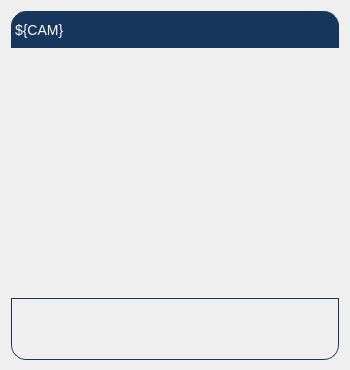
<?xml version="1.0" encoding="UTF-8"?>
<ui version="4.0">
 <class>Form</class>
 <widget class="QWidget" name="Form">
  <property name="geometry">
   <rect>
    <x>0</x>
    <y>0</y>
    <width>350</width>
    <height>370</height>
   </rect>
  </property>
  <property name="minimumSize">
   <size>
    <width>350</width>
    <height>370</height>
   </size>
  </property>
  <property name="windowTitle">
   <string>Form</string>
  </property>
  <layout class="QVBoxLayout" name="verticalLayout">
   <item>
    <layout class="QVBoxLayout" name="verticalLayout_2">
     <property name="spacing">
      <number>0</number>
     </property>
     <item>
      <widget class="PyDMLabel" name="PyDMLabel">
       <property name="toolTip">
        <string/>
       </property>
       <property name="styleSheet">
        <string notr="true">QLabel {
    qproperty-alignment: AlignCenter;
    border: 1px solid #FF17365D;
    border-top-left-radius: 15px;
    border-top-right-radius: 15px;
    background-color: #FF17365D;
    padding: 5px 0px;
    color: rgb(255, 255, 255);
    max-height: 25px;
    font-size: 14px;
}</string>
       </property>
       <property name="text">
        <string>${CAM}</string>
       </property>
      </widget>
     </item>
     <item>
      <widget class="PyDMImageView" name="PyDMImageView">
       <property name="toolTip">
        <string/>
       </property>
       <property name="imageChannel" stdset="0">
        <string>ca://${CAM}:image1:ArrayData</string>
       </property>
       <property name="widthChannel" stdset="0">
        <string>ca://${CAM}:image1:ArraySize1_RBV</string>
       </property>
       <property name="maxRedrawRate" stdset="0">
        <number>5</number>
       </property>
      </widget>
     </item>
     <item>
      <widget class="QFrame" name="frame">
       <property name="sizePolicy">
        <sizepolicy hsizetype="Preferred" vsizetype="Fixed">
         <horstretch>0</horstretch>
         <verstretch>0</verstretch>
        </sizepolicy>
       </property>
       <property name="minimumSize">
        <size>
         <width>200</width>
         <height>62</height>
        </size>
       </property>
       <property name="maximumSize">
        <size>
         <width>16777215</width>
         <height>60</height>
        </size>
       </property>
       <property name="styleSheet">
        <string notr="true">QFrame#frame{
    border: 1px solid #FF17365D;
    border-bottom-left-radius: 15px;
    border-bottom-right-radius: 15px;
}</string>
       </property>
       <property name="frameShape">
        <enum>QFrame::StyledPanel</enum>
       </property>
       <property name="frameShadow">
        <enum>QFrame::Raised</enum>
       </property>
       <layout class="QVBoxLayout" name="verticalLayout_3">
        <property name="spacing">
         <number>0</number>
        </property>
        <property name="leftMargin">
         <number>0</number>
        </property>
        <property name="topMargin">
         <number>0</number>
        </property>
        <property name="rightMargin">
         <number>0</number>
        </property>
        <property name="bottomMargin">
         <number>0</number>
        </property>
        <item>
         <widget class="PyDMEmbeddedDisplay" name="PyDMEmbeddedDisplay_mot1">
          <property name="toolTip">
           <string/>
          </property>
          <property name="macros" stdset="0">
           <string>{&quot;MOTOR&quot;:&quot;${MOT1}&quot;}</string>
          </property>
          <property name="filename" stdset="0">
           <string>./common/motor_tweak.ui</string>
          </property>
         </widget>
        </item>
        <item>
         <widget class="PyDMEmbeddedDisplay" name="PyDMEmbeddedDisplay_mot2">
          <property name="toolTip">
           <string/>
          </property>
          <property name="macros" stdset="0">
           <string>{&quot;MOTOR&quot;:&quot;${MOT2}&quot;}</string>
          </property>
          <property name="filename" stdset="0">
           <string>./common/motor_tweak.ui</string>
          </property>
         </widget>
        </item>
       </layout>
      </widget>
     </item>
    </layout>
   </item>
  </layout>
 </widget>
 <customwidgets>
  <customwidget>
   <class>PyDMLabel</class>
   <extends>QLabel</extends>
   <header>pydm.widgets.label</header>
  </customwidget>
  <customwidget>
   <class>PyDMEmbeddedDisplay</class>
   <extends>QFrame</extends>
   <header>pydm.widgets.embedded_display</header>
  </customwidget>
  <customwidget>
   <class>PyDMImageView</class>
   <extends>QWidget</extends>
   <header>pydm.widgets.image</header>
  </customwidget>
 </customwidgets>
 <resources/>
 <connections/>
</ui>
